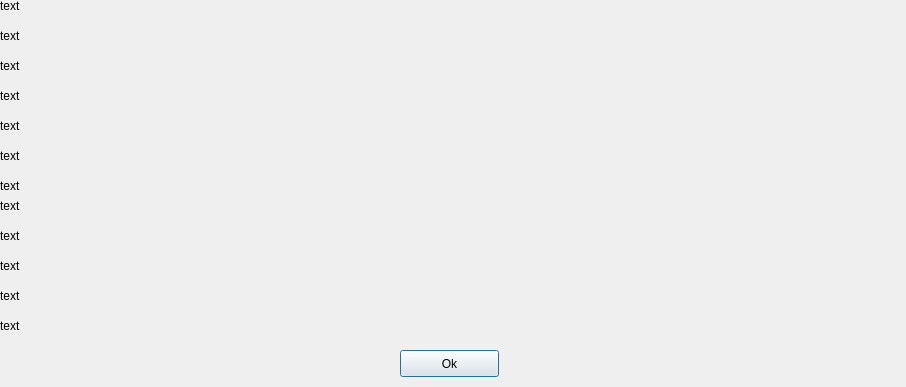
<?xml version="1.0" encoding="UTF-8"?>
<ui version="4.0">
 <class>Help</class>
 <widget class="QDialog" name="Help">
  <property name="geometry">
   <rect>
    <x>0</x>
    <y>0</y>
    <width>906</width>
    <height>387</height>
   </rect>
  </property>
  <property name="windowTitle">
   <string>Dialog</string>
  </property>
  <widget class="QLabel" name="label_12">
   <property name="geometry">
    <rect>
     <x>0</x>
     <y>310</y>
     <width>901</width>
     <height>31</height>
    </rect>
   </property>
   <property name="text">
    <string>text</string>
   </property>
  </widget>
  <widget class="QLabel" name="label_3">
   <property name="geometry">
    <rect>
     <x>0</x>
     <y>50</y>
     <width>881</width>
     <height>31</height>
    </rect>
   </property>
   <property name="text">
    <string>text</string>
   </property>
  </widget>
  <widget class="QLabel" name="label_2">
   <property name="geometry">
    <rect>
     <x>0</x>
     <y>20</y>
     <width>881</width>
     <height>31</height>
    </rect>
   </property>
   <property name="text">
    <string>text</string>
   </property>
  </widget>
  <widget class="QLabel" name="label_5">
   <property name="geometry">
    <rect>
     <x>0</x>
     <y>110</y>
     <width>891</width>
     <height>31</height>
    </rect>
   </property>
   <property name="text">
    <string>text</string>
   </property>
  </widget>
  <widget class="QLabel" name="label_9">
   <property name="geometry">
    <rect>
     <x>0</x>
     <y>220</y>
     <width>901</width>
     <height>31</height>
    </rect>
   </property>
   <property name="text">
    <string>text</string>
   </property>
  </widget>
  <widget class="QLabel" name="label_4">
   <property name="geometry">
    <rect>
     <x>0</x>
     <y>80</y>
     <width>891</width>
     <height>31</height>
    </rect>
   </property>
   <property name="text">
    <string>text</string>
   </property>
  </widget>
  <widget class="QLabel" name="label_10">
   <property name="geometry">
    <rect>
     <x>0</x>
     <y>250</y>
     <width>901</width>
     <height>31</height>
    </rect>
   </property>
   <property name="text">
    <string>text</string>
   </property>
  </widget>
  <widget class="QLabel" name="label_8">
   <property name="geometry">
    <rect>
     <x>0</x>
     <y>190</y>
     <width>901</width>
     <height>31</height>
    </rect>
   </property>
   <property name="text">
    <string>text</string>
   </property>
  </widget>
  <widget class="QLabel" name="label">
   <property name="geometry">
    <rect>
     <x>0</x>
     <y>-10</y>
     <width>881</width>
     <height>31</height>
    </rect>
   </property>
   <property name="text">
    <string>text</string>
   </property>
  </widget>
  <widget class="QLabel" name="label_6">
   <property name="geometry">
    <rect>
     <x>0</x>
     <y>140</y>
     <width>901</width>
     <height>31</height>
    </rect>
   </property>
   <property name="text">
    <string>text</string>
   </property>
  </widget>
  <widget class="QLabel" name="label_7">
   <property name="geometry">
    <rect>
     <x>0</x>
     <y>170</y>
     <width>891</width>
     <height>31</height>
    </rect>
   </property>
   <property name="text">
    <string>text</string>
   </property>
  </widget>
  <widget class="QLabel" name="label_11">
   <property name="geometry">
    <rect>
     <x>0</x>
     <y>280</y>
     <width>901</width>
     <height>31</height>
    </rect>
   </property>
   <property name="text">
    <string>text</string>
   </property>
  </widget>
  <widget class="QPushButton" name="pushButton">
   <property name="geometry">
    <rect>
     <x>400</x>
     <y>350</y>
     <width>99</width>
     <height>27</height>
    </rect>
   </property>
   <property name="text">
    <string>Ok</string>
   </property>
  </widget>
 </widget>
 <resources/>
 <connections/>
</ui>
